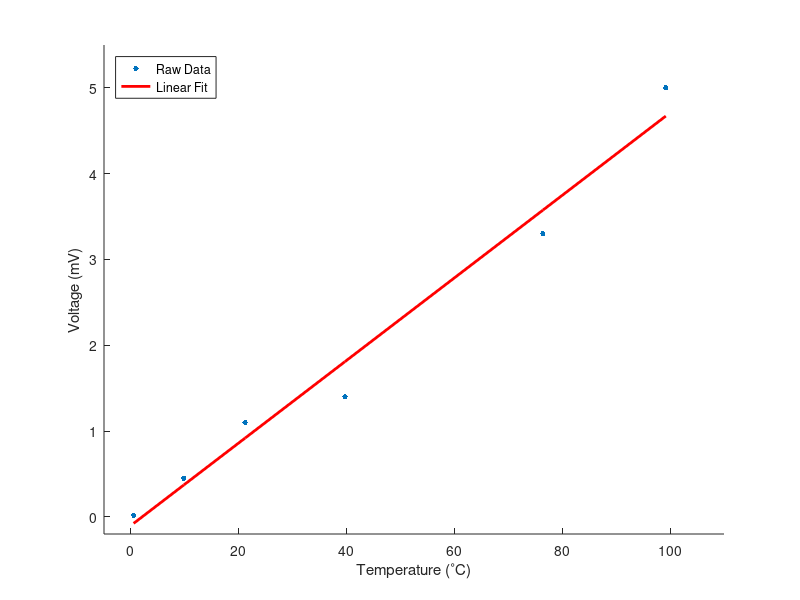

Write MATLAB code to recreate this figure.
function LinearRegression_HW4()
clear; clc; close all;
temp = [.5,9.8,21.2,39.7,76.4,99.2];
volt = [.02,.45,1.1,1.4,3.3,5];

[a0,a1] = lin_reg(temp,volt);
lin_volt = a0 + a1.*temp;

% Raw Data
figure()
hold on
plot(temp,volt,'.','MarkerSize',12)
plot(temp,lin_volt,'r','LineWidth',2)
legend('Raw Data','Linear Fit','Location','northwest')
xlim([-5 110])
ylim([-.2 5.5])
xlabel('Temperature (^{\circ}C)')
ylabel('Voltage (mV)')
end

function [a0,a1] = lin_reg(x,y)

N = length(x);

x_sq = zeros(size(x));
for iX = 1:N
    x_sq(iX) = x(iX)^2;
end

B = N*sum(x_sq) - (sum(x))^2;
a0 = (sum(x_sq)*sum(y) - sum(x)*sum((x.*y))) / B;
a1 = (N*sum((x.*y)) - sum(x)*sum(y)) / B;

f = polyfit(x,y,1);
disp([a0,f(2);a1,f(1)])

%%% Standard error of the fit
fit_error = zeros(size(y));
y_fit = a0 + a1.*x;
for iY = 1:N
    fit_error(iY) = (y_fit(iY) - y(iY))^2;
end
nu = N-2;
Syx = sqrt(sum(fit_error)/nu);
disp({'Syx: ',Syx})

end